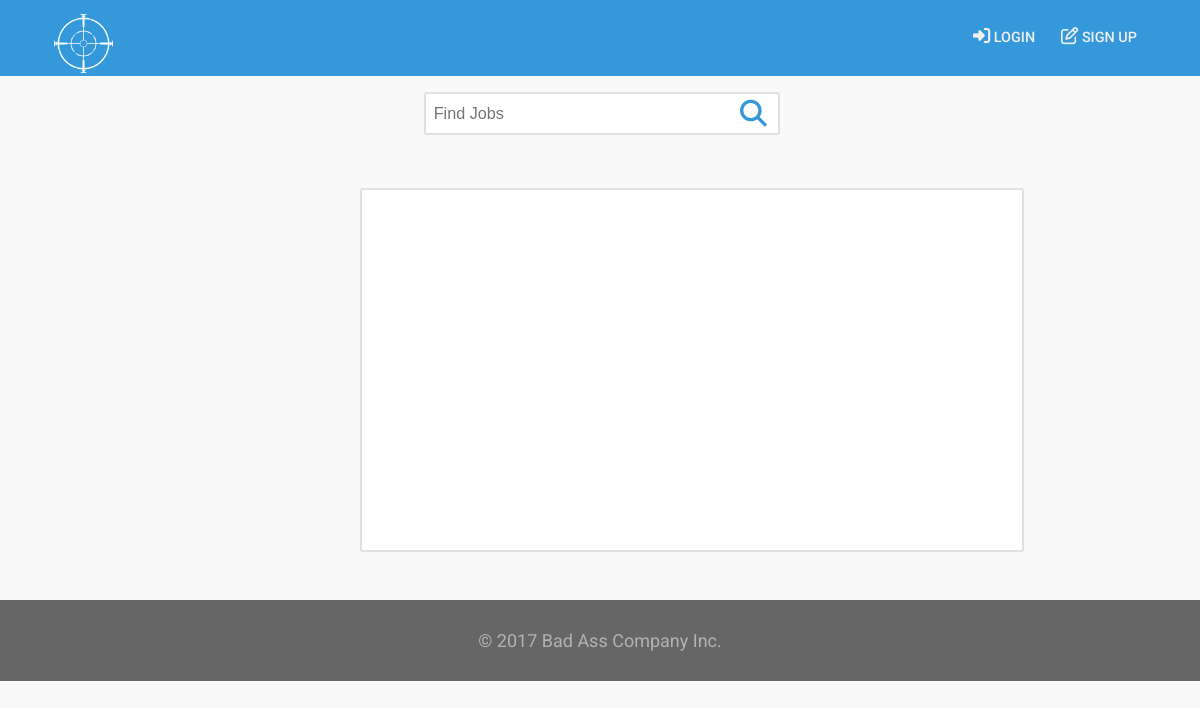
The page /views/home.php on the database as committed earlier.
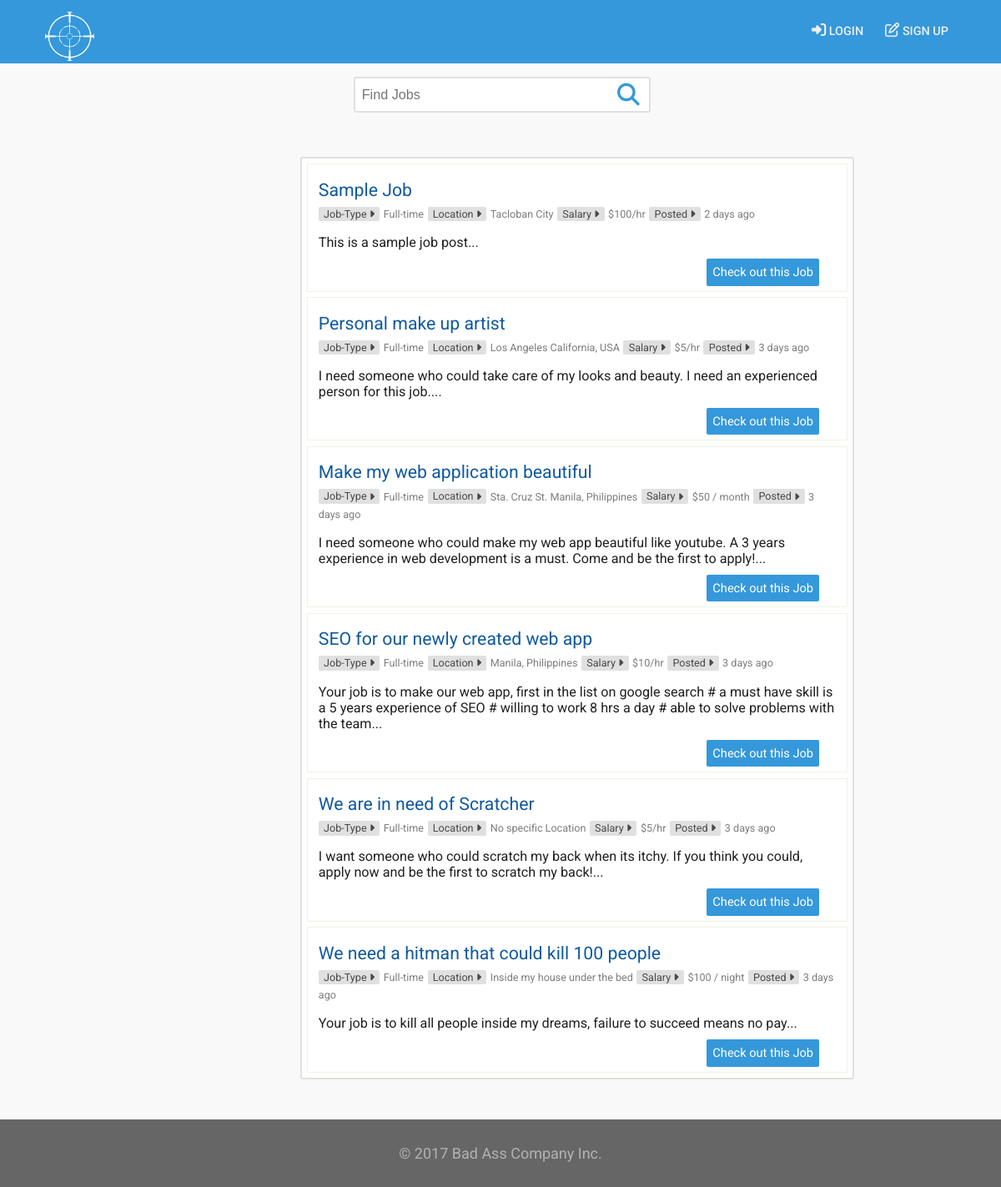
The same page on the database as committed later.
### tables this page shows
CREATE TABLE `jobs` (
  `job_id` int(11) NOT NULL,
  `user_id` int(11) NOT NULL,
  `title` varchar(150) NOT NULL,
  `location` varchar(150) NOT NULL,
  `description` text NOT NULL,
  `salary` varchar(50) NOT NULL,
  `job_type` varchar(30) NOT NULL,
  `date_posted` datetime NOT NULL DEFAULT CURRENT_TIMESTAMP
);

### controllers/home-controller.php (called while the page is built, shortened)
<?php require '../classes/User.php';
  $user = new User;
  $jobs = $user->query('SELECT * FROM jobs ORDER BY date_posted DESC LIMIT 20');

### classes/User.php (called while the page is built, shortened)
<?php require '../classes/Database.php';
  class User extends Database{
    public function isLoggedIn(){
      if(isset($_COOKIE['JHID'])){
        $cookie = $_COOKIE['JHID'];
        $token = sha1($cookie);
        $user = Database::query('SELECT user_id FROM login_tokens WHERE token = :token',
                                    array(':token' => $token));
        if($user){
          return $this->user_id = $user[0]['user_id'];
        }
      } else {
        return false;
      }
    }
  }

### classes/Database.php (called while the page is built)
<?php
  class Database{
    protected function handler(){
      try {
        $handler = new PDO('mysql:host=localhost;dbname=jobhunting;charset=utf8', 'root', '' );
        $handler->setAttribute(PDO::ATTR_ERRMODE, PDO::ERRMODE_EXCEPTION);
        return $handler;
      } catch (Exception $e) {
        echo $e->getMessage();
      }
    }
    public function query($query, $params=[]){
      $stmt = $this->handler()->prepare($query);
      $stmt->execute($params);
      $query_str = explode(' ', $query);
      if($query_str[0] == 'SELECT'){
        $data = $stmt->fetchAll(PDO::FETCH_ASSOC);
        return $data;
      }
    }
  }

### classes/Misc.php (called while the page is built, shortened)
<?php
  class Misc {
    public static function timeElapsed($datetime, $full = false) {
        $now = new DateTime;
        $ago = new DateTime($datetime);
        $diff = $now->diff($ago);
        $diff->w = floor($diff->d / 7);
        $diff->d -= $diff->w * 7;
        $string = array(
            'y' => 'year',
            'm' => 'month',
            'w' => 'week',
            'd' => 'day',
            'h' => 'hour',
            'i' => 'minute',
            's' => 'second',
        );
        foreach ($string as $k => &$v) {
            if ($diff->$k) {
                $v = $diff->$k . ' ' . $v . ($diff->$k > 1 ? 's' : '');
            } else {
                unset($string[$k]);
            }
        }
        if (!$full) $string = array_slice($string, 0, 1);
        return $string ? implode(', ', $string) . ' ago' : 'just now';
    }
  }

### views/home.php (the view, shortened to what this page needs)
<?php require '../controllers/home-controller.php';
      require '../classes/Misc.php';
?>
<?php include './partials/header.php'; ?>
<?php include './partials/navbar.php'; ?>
  <main>
    <div class="search">
      <input type="text" name="search" placeholder="Find Jobs">
      <button class="primary-btn search-btn" type="submit" name="search_btn">
        <i class="fa fa-search fa-2x" aria-hidden="true"></i>
      </button>
    </div>
    <div class="job-posts">
      <?php foreach ($jobs as $job): ?>
        <div class="job">
          <div class="job-header">
            <p class="title"><?= $job['title']; ?></p>
            <span class="tag">Job-Type <i class="fa fa-caret-right"></i></span>
            <span class="job-type">Full-time</span>
            <span class="tag">Location <i class="fa fa-caret-right"></i></span>
            <span class="location"><?= $job['location']; ?></span>
            <span class="tag">Salary <i class="fa fa-caret-right"></i></span>
            <span class="salary"><?= $job['salary'];?></span>
            <span class="tag">Posted <i class="fa fa-caret-right"></i></span>
            <span><?= Misc::timeElapsed($job['date_posted']);?></span>
          </div>
          <div class="content">
            <p><?= substr($job['description'], 0, 200); ?>...</p>
            <span><a class=" check-out-job primary-link" href="job.php">Check out this Job</a></span>
          </div>
        </div>
      <?php endforeach; ?>
    </div>
  </main>
<?php include './partials/footer.php'; ?>

### views/partials/header.php (shortened to what this page needs)
<!DOCTYPE html>
<html>
  <head>
    <link rel="stylesheet" href="../assets/lib/font-awesome.min.css">
    <link rel="stylesheet" href="../assets/css/style.css">
  </head>
  <body>

### views/partials/navbar.php
<nav>
  <div class="logo">
    <a href="home.php" title="Go back to JobHunt"><img src="../assets/img/logo_sample.png" alt=""></a>
  </div>
  <div class="top-nav">
    <?php if ($user->isLoggedIn()): ?>
    <div class="acc-settings">
      <span class="username"><?= $userinfo[0]['username'];?>&nbsp <i class="fa fa-chevron-down"></i></span>
      <div class="dropdown">
        <a href="../views/password-reset.php"><i class="fa fa-unlock-alt" aria-hidden="true"></i> RESET PASSWORD</a>
        <form action="<?= htmlentities($_SERVER['PHP_SELF']);?>" method="GET">
          <a href="<?='?logout=true';?>"><i class="fa fa-sign-out" aria-hidden="true"></i> LOGOUT</a>
        </form>
      </div>
    </div>
    <?php else:  ?>
    <ul>
      <li>
        <a href="../views/login.php"><i class="fa fa-sign-in" aria-hidden="true"></i> LOGIN</a>
      </li>
      <li>
        <a href="../views/register.php"><i class="fa fa-pencil-square-o" aria-hidden="true"></i> SIGN UP</a>
      </li>
    </ul>
    <?php endif; ?>
  </div>
</nav>

### views/partials/footer.php
    <footer>
      <p>&copy 2017 Bad Ass Company Inc.</p>
    </footer>
  </body>
</html>

### assets/css/style.css (style rules this page uses)
body, html { font-family: 'Roboto', sans-serif; font-size: 18px; padding: 0; margin: 0; background: rgb(249, 249, 249); color: rgb(31, 31 ,31); }
.primary-btn { padding: 0.9em; color: #fff; background: #3498db; border: 1px solid #3498db; border-radius: 3px; }
input[type=text], input[type=password], input[type=email] { width: 91%; padding: 0.8em; margin: 0.3em; border: 2px solid rgb(219, 219, 219); border-radius: 3px; }
a, visited { color: rgb(239, 239, 239); text-decoration: none; font-size: 0.8em; }
.primary-link, visited { background: #3498db; color: #fff; border-radius: 2px; }
.logo { position: absolute; left: 3em; top: 0.8em; }
.logo a, visited { text-decoration: none; color: #fff; }
.logo img { width: 15%; top: 0; }
nav img { position: relative; }
.top-nav { height: 4.2em; margin: 0; padding: 0; background: #3498db; }
.top-nav ul { display: flex; list-style: none; width: 20%; line-height: 4em; float: right; margin: 0; padding: 0; }
.top-nav ul li a, visited { font-weight: 500; text-decoration: none; padding: 0.9em; font-size: 0.8em; }
.top-nav ul li a > i { font-size: 1.2em; }
main .search { position: relative; width: 35%; margin: 1% auto; }
main .search input { font-size: 0.9em; display: inline; width: 80%; margin-left: 8%; padding: 0.6em 0.5em; border-radius: 3px; border: 2px solid rgb(224, 224, 224); }
main .search-btn { position: absolute; top: 14.5%; left: 81.5%; text-transform: uppercase; width: 10%; padding: 0.4em; background: #fff; color: rgb(5, 57, 107); border-radius: 3px; }
main .search-btn { border: none; color: #3498db; }
main .job-posts { position: relative; text-align: center; border: 2px solid rgb(224, 224, 224); border-radius: 3px; background: #fff; width: 55%; margin: 4% 30%; min-height: 20em; }
main .job { border: 1px solid rgb(237, 245, 225); width: 94%; margin: 1% auto; text-align: left; padding: 2% 2%; }
main .job-header span { font-size: 0.7em; color: rgb(125, 125, 125); }
main .job-header .title { font-size: 1.18em; color: rgb(15, 89, 161); margin: 0.2em 0em; }
main .job-header .tag { padding: 0.1em 0.5em; font-size: 0.7em; color: rgb(73, 73, 73); border-radius: 2px; background: rgb(224, 224, 224); }
main .job .content { font-size: 0.9em; }
main .job .content .check-out-job { margin-left: 75%; padding: 0.5em; font-size: 0.9em; border-radius: 2px; }
footer { margin: 0; color: rgb(178, 178, 178); padding: 1%; text-align: center; background: rgb(102, 102, 102); }

Rows that differ between the two databases and show on the page:
added jobs: title "Sample Job", location "Tacloban City", salary "$100/hr", date_posted "2 days ago", description "This is a sample job post"
added jobs: title "Personal make up artist", location "Los Angeles California, USA", salary "$5/hr", date_posted "3 days ago", description "I need someone who could take care of my looks and beauty. I need an experienced person for this job."
added jobs: title "Make my web application beautiful", location "Sta. Cruz St. Manila, Philippines", salary "$50 / month", date_posted "3 days ago", description "I need someone who could make my web app beautiful like youtube. A 3 years experience in web development is a must. Come and be the first to apply!"
added jobs: title "SEO for our newly created web app", location "Manila, Philippines", salary "$10/hr", date_posted "3 days ago", description "Your job is to make our web app, first in the list on google search # a must have skill is a 5 years experience of SEO # willing to work 8 hrs a day # able to solve problems with the team"
added jobs: title "We are in need of Scratcher", location "No specific Location", salary "$5/hr", date_posted "3 days ago", description "I want someone who could scratch my back when its itchy. If you think you could, apply now and be the first to scratch my back!"
added jobs: title "We need a hitman that could kill 100 people", location "Inside my house under the bed", salary "$100 / night", date_posted "3 days ago", description "Your job is to kill all people inside my dreams, failure to succeed means no pay"
